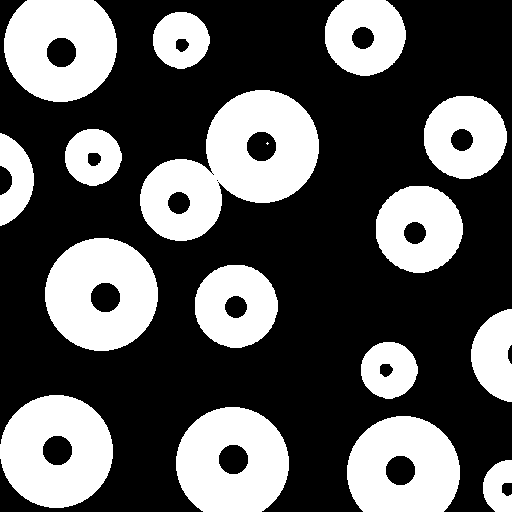
#> input picture Question-6/Fig0916(a)(region-filling-reflections).tif, 512 x 512 px
$ jupyter execute '6(d).ipynb'
#> lines starting #> are read from the running program, lines starting #| are printed output that depends on the picture; after the words box and inside, x2 and y2 are one past the last pixel; in counts of white or black regions, pixels touching at a corner belong together
#> `img = cv2.imread("./Fig0916(a)(region-filling-reflections).tif", 0)`: img: shape (512, 512); 35.3% white; 17 white regions (1 under 20 px), largest, box (x1, y1, x2, y2) and area: (140, 90, 319, 241) 14240, (45, 238, 158, 351) 9332, (0, 395, 113, 508) 9332
## Implement the region filling algorithm with morphological operation

[cell 1]
import numpy as np
import cv2
import matplotlib.pyplot as plt

### Region Filling Function

[cell 2]
def region_filling(image, seed_point, max_iter=10000):
#> called with seed_point = (0, 0), max_iter = 10000
    binary_image = image.copy()
    # Invert image to treat holes as foreground
    A = cv2.bitwise_not(binary_image)

    # Create initial seed image
    X = np.zeros_like(image, dtype=np.uint8)
    X[seed_point[1], seed_point[0]] = 255  # seed_point = (x, y)

    # Structuring element
    kernel = np.ones((3, 3), np.uint8)

    # Iterate until region stops growing or max iterations reached
    for _ in range(max_iter):
        X_new = cv2.dilate(X, kernel)
        X_new = cv2.bitwise_and(X_new, A)

        if np.array_equal(X, X_new):
            break
        X = X_new
#> this loop made 637 passes
#> pass 1, in region_filling, `X_new = cv2.bitwise_and(X_new, A)`:
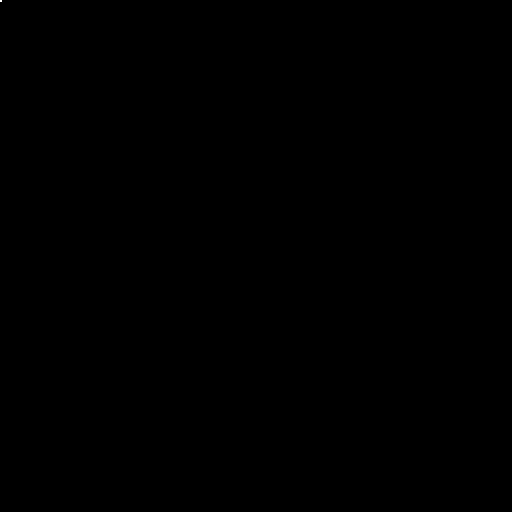
#> X_new: shape (512, 512); 0% white; 1 white region (1 under 20 px)
#> after the loop:
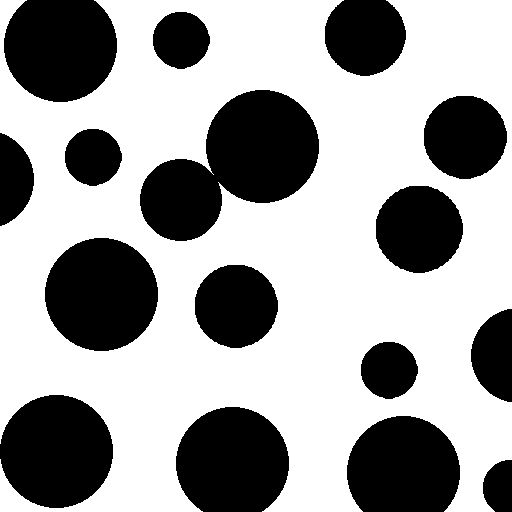
#> X: shape (512, 512); 62.1% white; 16 black regions, largest, box (x1, y1, x2, y2) and area: (140, 90, 319, 241) 15290, (45, 238, 158, 351) 10005, (0, 395, 113, 508) 10005

    # Combine filled region with original image
    filled_image = cv2.bitwise_or(X, binary_image)
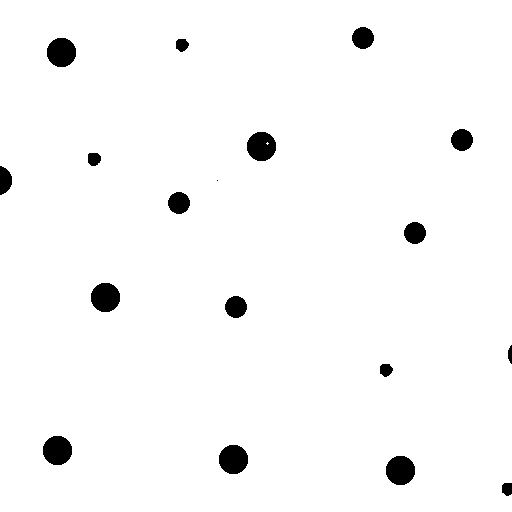
#> filled_image: shape (512, 512); 97.4% white; 18 black regions (1 under 20 px), largest, box (x1, y1, x2, y2) and area: (47, 38, 76, 67) 673, (91, 283, 120, 312) 673, (43, 436, 72, 465) 673
    return filled_image

### Applying Region filling

[cell 3]
img = cv2.imread("./Fig0916(a)(region-filling-reflections).tif", 0)
inverted_img = cv2.bitwise_not(img)

seed = (0, 0)
filled_image = img + cv2.bitwise_not(region_filling(img, seed))

plt.figure(figsize=(10, 5))

plt.subplot(1, 2, 1)
plt.imshow(img, cmap='gray')
plt.title("Original Image")
plt.axis('off')

plt.subplot(1, 2, 2)
plt.imshow(filled_image, cmap='gray')
plt.title("Filled Image")
plt.axis('off')

plt.tight_layout()
plt.show()
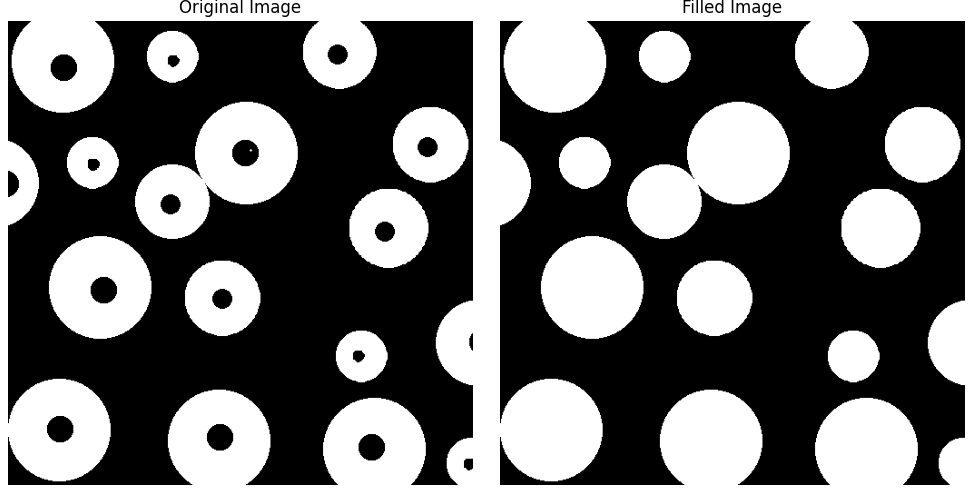
#> figure drawn by matplotlib, 2 panels
